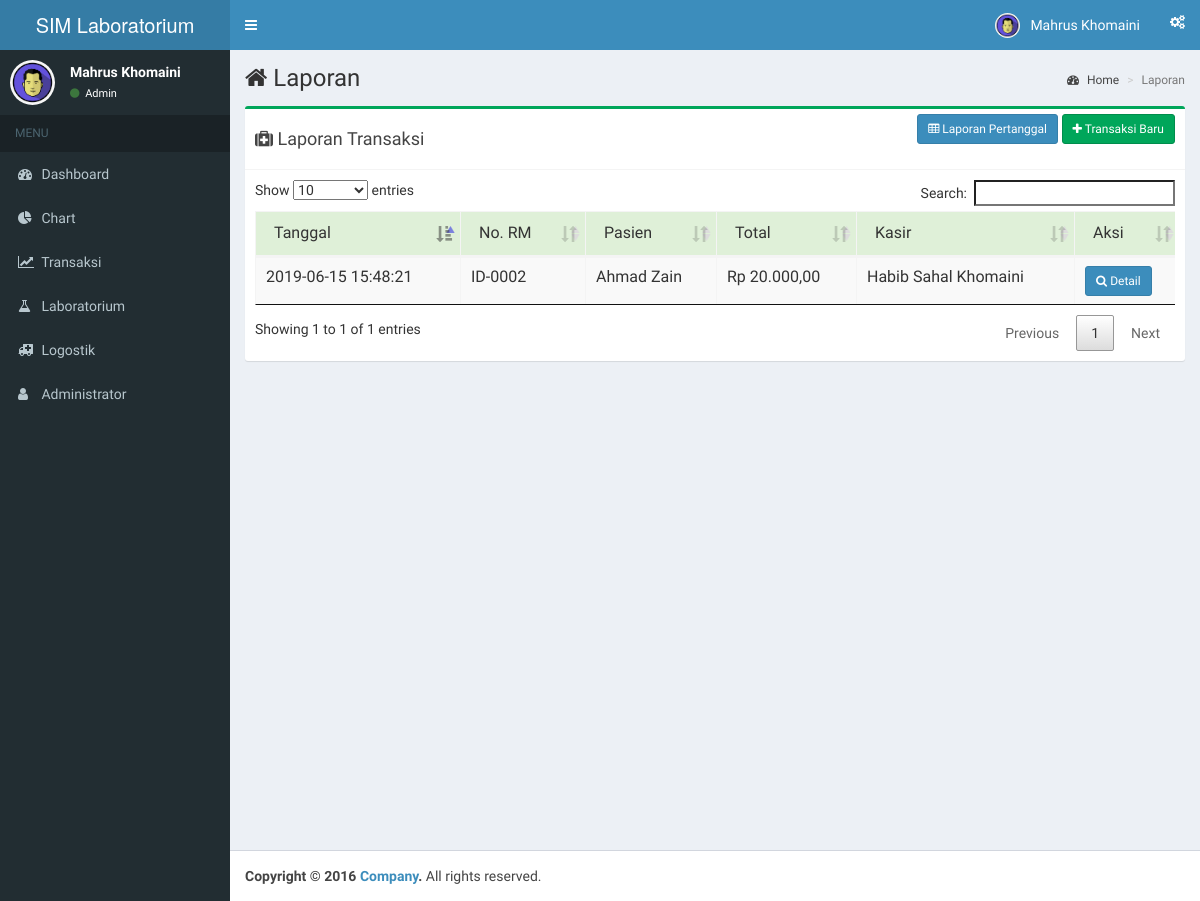
/home.php?page=laporan (signed in), run on an earlier commit of the app's database.
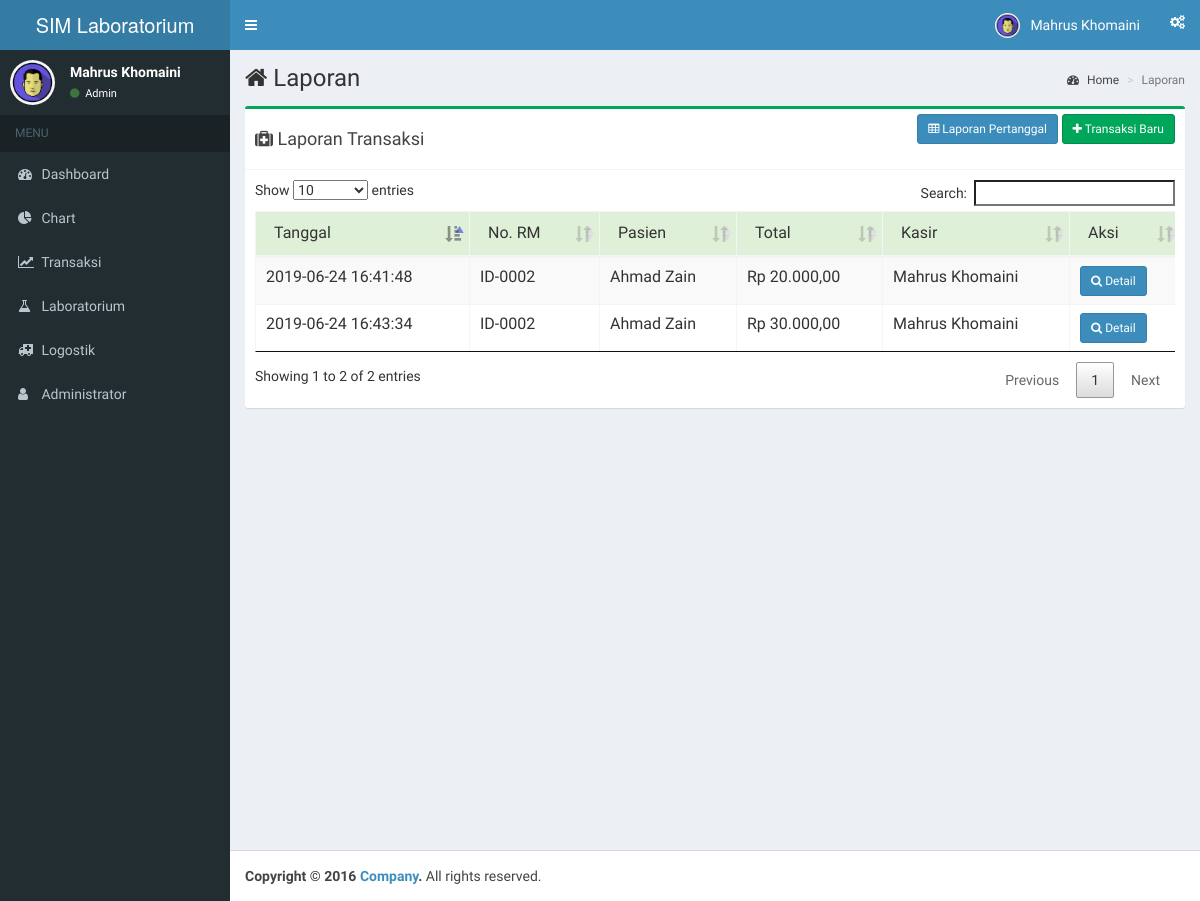
And on a later commit of the database.
### tables this page shows
CREATE TABLE IF NOT EXISTS `tb_invoice` (
  `id_invoice` int(5) UNSIGNED ZEROFILL NOT NULL AUTO_INCREMENT,
  `id_kasir` int(11) NOT NULL,
  `id_pasien` varchar(10) NOT NULL,
  `total` int(11) NOT NULL,
  `datecreate` timestamp NOT NULL DEFAULT current_timestamp() ON UPDATE current_timestamp(),
  PRIMARY KEY (`id_invoice`)
);

CREATE TABLE IF NOT EXISTS `tb_siswa` (
  `nis` varchar(20) NOT NULL,
  `nama` varchar(200) NOT NULL,
  `jk` varchar(20) NOT NULL,
  `tmpt_lahir` varchar(100) NOT NULL,
  `tgl_lahir` date NOT NULL,
  `alamat` varchar(200) NOT NULL,
  PRIMARY KEY (`nis`)
);

### addfile/koneksi.php (called while the page is built, shortened)
<?php
function rupiah($angka){
	$hasil_rupiah = "Rp " . number_format($angka,2,',','.');
	return $hasil_rupiah;
}
?>

### addfile/tabel-data-transaksi.php (the view)
<table class="table table-striped table-bordered data-transaksi">
    <thead>
        <tr class="success">
            <td>Tanggal</td>
            <td>No. RM</td>
            <td>Pasien</td>
            <td>Total</td>
            <td>Kasir</td>
            <td>Aksi</td>
        </tr>
    </thead>
    <tbody id="table-">
        <?php include 'koneksi.php'; ?>
            <?php
      $tampil = $koneksi->prepare("SELECT tb_invoice.*,tb_admin.nama as admin,tb_siswa.nama as pasien FROM tb_invoice JOIN tb_admin ON tb_admin.id_admin=tb_invoice.id_kasir JOIN tb_siswa ON tb_siswa.nis=tb_invoice.id_pasien ORDER BY datecreate DESC");
      $tampil->execute();
      $tampil->setFetchMode(PDO::FETCH_ASSOC);
      while ($data=$tampil->fetch(PDO::FETCH_ORI_NEXT)) { ?>
                <tr>
                    <td>
                        <?php echo $data['datecreate']; ?>
                    </td>
                    <td>
                        <?php echo $data['id_pasien']; ?>
                    </td>
                    <td>
                        <?php echo $data['pasien']; ?>
                    </td>
                    <td>
                        <?php echo rupiah($data['total']) ?>
                    </td>
                    <td>
                        <?php echo $data['admin']; ?>
                    </td>
                    <td>
                        <button type="button" class="btn btn-primary btn-sm"> <i class="fa fa-search"></i> Detail</button>
                    </td>
                </tr>
                <?php } ?>
    </tbody>
</table>

### home.php (shortened to what this page needs)
<html>
<head>
  <link rel="stylesheet" href="bootstrap/css/bootstrap.css">
  <link rel="stylesheet" href="plugins/datatables/jquery.dataTables.css">
  <link rel="stylesheet" href="plugins/datatables/dataTables.bootstrap.css">
  <link rel="stylesheet" href="https://cdn.datatables.net/buttons/1.5.6/css/buttons.dataTables.min.css">
  <link href="plugins/select2/css/select2.min.css" rel="stylesheet" />
  <link rel="stylesheet" href="plugins/font-awesome/css/font-awesome.min.css">
  <link rel="stylesheet" href="dist/css/AdminLTE.min.css">
  <link rel="stylesheet" href="dist/css/skins/skin-blue.min.css">
</head>
<body class="hold-transition skin-blue sidebar-mini">
<div class="wrapper">
  <header class="main-header">
    <a href="index.php" class="logo">
      <span class="logo-lg"></b>SIM</b> Laboratorium</span>
    </a>
    <nav class="navbar navbar-static-top" role="navigation">
      <a href="#" class="sidebar-toggle" data-toggle="offcanvas" role="button">
      </a>
      <div class="navbar-custom-menu">
        <ul class="nav navbar-nav">
          <li class="dropdown user user-menu">
            <a href="#" class="dropdown-toggle" data-toggle="dropdown">
              <img src="dist/img/mahruskh.jpg" class=" user-image" alt="User Image">
              <span class="hidden-xs"><?php echo $_SESSION['nama'] ?></span>
            </a>
          </li>
          <li>
            <a href="#" data-toggle="control-sidebar"><i class="fa fa-gears"></i></a>
          </li>
        </ul>
      </div>
    </nav>
  </header>
  <aside class="main-sidebar">
    <section class="sidebar">
      <div class="user-panel">
        <div class="pull-left image">
          <img src="dist/img/mahruskh.jpg" class="img-circle" alt="User Image">
        </div>
        <div class="pull-left info">
          <p><?php   echo $_SESSION['nama'] ?></p>
          <a href="#"><i class="fa fa-circle text-success"></i> <?php echo ucfirst($_SESSION['level']) ?></a>
        </div>
      </div>
      <ul class="sidebar-menu">
        <?php include 'aside.php' ?>
    </section>
  </aside>
  <div class="content-wrapper">
    <section class="content-header">
        <?php
        if(isset($_GET['page'])){
            $title = $_GET['page'];
        }else{
            $title = 'Beranda';
        }
        ?>
      <h1><i class="fa fa-home"></i> <?= ucfirst($title); ?></h1>
      <ol class="breadcrumb">
        <li><a href="#"><i class="fa fa-dashboard"></i> Home</a></li>
        <li class="active"><?= ucfirst($title); ?></li>
      </ol>
    </section>
  <section class="content">
    <div class="row">
      <?php
        if(isset($_GET['page'])){
            $file = $_GET['page'].'.php';
            if(file_exists($file)){
              include_once $_GET['page'].'.php';
            }else{
              include_once '404.php';
            }
        }else{
          echo '<meta http-equiv="refresh" content="0; URL=index.php" />';
        }
      ?>
    </div>
    </section>
  </div>
  <footer class="main-footer">
    <strong>Copyright &copy; 2016 <a href="#">Company</a>.</strong> All rights reserved.
  </footer>
</div>
</body>
</html>

### aside.php (shortened to what this page needs)
<?php $class = NULL ?>
<li class="header">MENU</li>
<li <?php echo $class ?>><a href="index.php"><i class="fa fa-dashboard"></i> <span>Dashboard</span></a></li>
<li <?php echo $class ?>><a href="home.php?page=chart"><i class="fa fa-pie-chart"></i> <span>Chart</span></a></li>
<li class="treeview"><a href=""><i class="fa fa-line-chart"></i> <span>Transaksi</span></a>
</li>
<li class="treeview"><a href="lab.php"><i class="fa fa-flask"></i> <span class="pul-right-container">Laboratorium</span></a>
</li>
<li><a href="#"><i class="fa fa-ambulance"></i> <span>Logostik</span></a>
        <li><a href="home.php?page=barang"><i class="fa fa-medkit"></i><span> Stok Barang</span></li></a></li>
    </ul>
<li><a href="#"><i class="fa fa-user"></i> <span>Administrator</span></a>
        <li><a href="home.php?page=barang"><i class="fa fa-medkit"></i><span> Stok Barang</span></li></a></li>

### laporan.php (shortened to what this page needs)
<div class="col-md-12 col-sm-6">
        <div class="box box-success">
            <div class="box-header with-border">
                <h4 class="box-tittle"><i class="fa fa-medkit"></i> Laporan Transaksi</h4>
                <div class="box-tools pull-right">
                    <a href="" data-toggle="modal" data-target="#modal-tanggal-transaksi"><button type="button" class="btn btn-primary btn-sm"><i class="fa fa-table"></i> Laporan Pertanggal </button></a>
                    <a href="home.php?page=transaksi">
                        <button type="button" class="btn btn-success btn-sm"><i class="fa fa-plus"></i> Transaksi Baru</button>
                    </a>
                </div>
            </div>
            <div class="box-body">
                <div class="data-">
                    <div class="table-responsive">
                        <?php
                            $laporan = isset($_GET['page']);
                            if( $laporan == 'laporan'){
                                include 'addfile/tabel-data-transaksi.php';
                            }
                        ?>
                    </div>
                </div>
            </div>
        </div>
    </div>

What changed in the data, as far as the page shows it:
removed tb_invoice: datecreate "2019-06-15 15:48:21", id_pasien "ID-0002", tb_siswa.nama "Ahmad Zain", total "Rp 20.000,00", tb_admin.nama "Habib Sahal Khomaini"
added tb_invoice: datecreate "2019-06-24 16:43:34", id_pasien "ID-0002", tb_siswa.nama "Ahmad Zain", total "Rp 30.000,00", tb_admin.nama "Mahrus Khomaini"
added tb_invoice: datecreate "2019-06-24 16:41:48", id_pasien "ID-0002", tb_siswa.nama "Ahmad Zain", total "Rp 20.000,00", tb_admin.nama "Mahrus Khomaini"
Also different on the page:
text written by a page script: "Show entries Search: Showing 1 to 1 of 1 entries Previous 1 Next" → "Show entries Search: Showing 1 to 2 of 2 entries Previous 1 Next"
